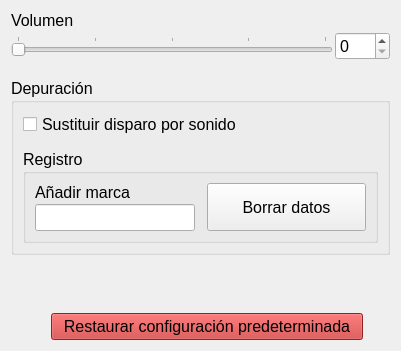
     <widget class="QWidget" name="tab_others">
      <attribute name="title">
       <string>Otros</string>
      </attribute>
      <layout class="QVBoxLayout" name="verticalLayout_30" stretch="0,0,1,0">
       <property name="spacing">
        <number>18</number>
       </property>
       <item>
        <layout class="QVBoxLayout" name="verticalLayout_29">
         <property name="spacing">
          <number>2</number>
         </property>
         <item>
          <widget class="QLabel" name="label_volume">
           <property name="sizePolicy">
            <sizepolicy hsizetype="Maximum" vsizetype="Maximum">
             <horstretch>0</horstretch>
             <verstretch>0</verstretch>
            </sizepolicy>
           </property>
           <property name="font">
            <font>
             <pointsize>12</pointsize>
            </font>
           </property>
           <property name="text">
            <string>Volumen</string>
           </property>
          </widget>
         </item>
         <item>
          <layout class="QHBoxLayout" name="horizontalLayout_21">
           <item>
            <widget class="AgileSlider" name="slider_volume">
             <property name="font">
              <font>
               <pointsize>12</pointsize>
              </font>
             </property>
             <property name="maximum">
              <number>100</number>
             </property>
             <property name="orientation">
              <enum>Qt::Horizontal</enum>
             </property>
             <property name="tickPosition">
              <enum>QSlider::TicksAbove</enum>
             </property>
             <property name="tickInterval">
              <number>25</number>
             </property>
            </widget>
           </item>
           <item>
            <widget class="NoWheelSpinBox" name="spin_volume">
             <property name="sizePolicy">
              <sizepolicy hsizetype="Maximum" vsizetype="Maximum">
               <horstretch>0</horstretch>
               <verstretch>0</verstretch>
              </sizepolicy>
             </property>
             <property name="font">
              <font>
               <pointsize>12</pointsize>
              </font>
             </property>
             <property name="accelerated">
              <bool>true</bool>
             </property>
             <property name="keyboardTracking">
              <bool>false</bool>
             </property>
             <property name="maximum">
              <number>100</number>
             </property>
            </widget>
           </item>
          </layout>
         </item>
        </layout>
       </item>
       <item>
        <widget class="QGroupBox" name="groupBox_7">
         <property name="font">
          <font>
           <pointsize>12</pointsize>
          </font>
         </property>
         <property name="title">
          <string>Depuración</string>
         </property>
         <layout class="QVBoxLayout" name="verticalLayout_36">
          <property name="spacing">
           <number>12</number>
          </property>
          <item>
           <widget class="QCheckBox" name="check_beeps">
            <property name="text">
             <string>Sustituir disparo por sonido</string>
            </property>
           </widget>
          </item>
          <item>
           <widget class="QGroupBox" name="group_logs">
            <property name="font">
             <font>
              <pointsize>12</pointsize>
             </font>
            </property>
            <property name="title">
             <string>Registro</string>
            </property>
            <layout class="QHBoxLayout" name="horizontalLayout_24">
             <property name="spacing">
              <number>12</number>
             </property>
             <item>
              <layout class="QVBoxLayout" name="verticalLayout_34">
               <property name="spacing">
                <number>2</number>
               </property>
               <item>
                <widget class="QLabel" name="label_logs_mark">
                 <property name="sizePolicy">
                  <sizepolicy hsizetype="Maximum" vsizetype="Maximum">
                   <horstretch>0</horstretch>
                   <verstretch>0</verstretch>
                  </sizepolicy>
                 </property>
                 <property name="font">
                  <font>
                   <pointsize>12</pointsize>
                  </font>
                 </property>
                 <property name="text">
                  <string>Añadir marca</string>
                 </property>
                </widget>
               </item>
               <item>
                <widget class="HotkeyLineEdit" name="line_logs_mark_button">
                 <property name="font">
                  <font>
                   <pointsize>12</pointsize>
                  </font>
                 </property>
                 <property name="contextMenuPolicy">
                  <enum>Qt::PreventContextMenu</enum>
                 </property>
                 <property name="readOnly">
                  <bool>true</bool>
                 </property>
                </widget>
               </item>
              </layout>
             </item>
             <item>
              <widget class="QPushButton" name="button_clear_logs">
               <property name="sizePolicy">
                <sizepolicy hsizetype="Expanding" vsizetype="Expanding">
                 <horstretch>0</horstretch>
                 <verstretch>0</verstretch>
                </sizepolicy>
               </property>
               <property name="text">
                <string>  Borrar datos  </string>
               </property>
              </widget>
             </item>
            </layout>
           </widget>
          </item>
         </layout>
        </widget>
       </item>
       <item>
        <spacer name="verticalSpacer_8">
         <property name="orientation">
          <enum>Qt::Vertical</enum>
         </property>
         <property name="sizeHint" stdset="0">
          <size>
           <width>20</width>
           <height>40</height>
          </size>
         </property>
        </spacer>
       </item>
       <item>
        <layout class="QHBoxLayout" name="horizontalLayout_22">
         <item>
          <spacer name="horizontalSpacer_6">
           <property name="orientation">
            <enum>Qt::Horizontal</enum>
           </property>
           <property name="sizeHint" stdset="0">
            <size>
             <width>40</width>
             <height>20</height>
            </size>
           </property>
          </spacer>
         </item>
         <item>
          <widget class="QPushButton" name="button_restore_config">
           <property name="sizePolicy">
            <sizepolicy hsizetype="Maximum" vsizetype="Maximum">
             <horstretch>0</horstretch>
             <verstretch>0</verstretch>
            </sizepolicy>
           </property>
           <property name="font">
            <font>
             <pointsize>12</pointsize>
            </font>
           </property>
           <property name="styleSheet">
            <string notr="true">background: rgb(200, 50, 50); color: black;</string>
           </property>
           <property name="text">
            <string>  Restaurar configuración predeterminada  </string>
           </property>
          </widget>
         </item>
         <item>
          <widget class="QLabel" name="label_version">
           <property name="sizePolicy">
            <sizepolicy hsizetype="Expanding" vsizetype="Preferred">
             <horstretch>0</horstretch>
             <verstretch>0</verstretch>
            </sizepolicy>
           </property>
           <property name="font">
            <font>
             <pointsize>12</pointsize>
             <italic>true</italic>
             <bold>false</bold>
             <underline>false</underline>
            </font>
           </property>
           <property name="text">
            <string/>
           </property>
           <property name="alignment">
            <set>Qt::AlignRight|Qt::AlignTrailing|Qt::AlignVCenter</set>
           </property>
          </widget>
         </item>
        </layout>
       </item>
      </layout>
     </widget>
